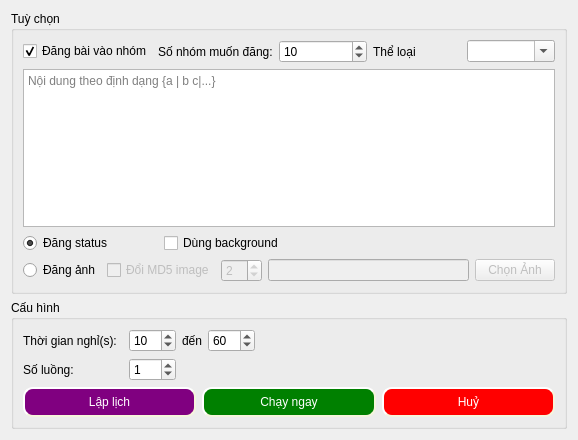
<?xml version="1.0" encoding="UTF-8"?>
<ui version="4.0">
 <class>Post</class>
 <widget class="QWidget" name="Post">
  <property name="geometry">
   <rect>
    <x>0</x>
    <y>0</y>
    <width>578</width>
    <height>440</height>
   </rect>
  </property>
  <property name="windowTitle">
   <string>Form</string>
  </property>
  <layout class="QVBoxLayout" name="verticalLayout_3">
   <item>
    <widget class="QGroupBox" name="group_option">
     <property name="title">
      <string>Tuỳ chọn</string>
     </property>
     <layout class="QVBoxLayout" name="verticalLayout">
      <item>
       <layout class="QHBoxLayout" name="horizontalLayout_3">
        <item>
         <widget class="QCheckBox" name="ckb_post_to_groups">
          <property name="enabled">
           <bool>true</bool>
          </property>
          <property name="text">
           <string>Đăng bài vào nhóm</string>
          </property>
          <property name="checked">
           <bool>true</bool>
          </property>
         </widget>
        </item>
        <item>
         <widget class="QLabel" name="label_3">
          <property name="text">
           <string>Số nhóm muốn đăng:</string>
          </property>
         </widget>
        </item>
        <item>
         <widget class="QSpinBox" name="sp_numposts">
          <property name="singleStep">
           <number>2</number>
          </property>
          <property name="value">
           <number>10</number>
          </property>
         </widget>
        </item>
        <item>
         <widget class="QLabel" name="label_4">
          <property name="text">
           <string>Thể loại</string>
          </property>
         </widget>
        </item>
        <item>
         <widget class="QComboBox" name="cb_group_type">
          <property name="editable">
           <bool>true</bool>
          </property>
         </widget>
        </item>
       </layout>
      </item>
      <item>
       <widget class="QTextEdit" name="txt_contents">
        <property name="maximumSize">
         <size>
          <width>16777215</width>
          <height>300</height>
         </size>
        </property>
        <property name="placeholderText">
         <string>Nội dung theo định dạng {a | b c|...}</string>
        </property>
       </widget>
      </item>
      <item>
       <layout class="QGridLayout" name="gridLayout_2">
        <item row="2" column="0">
         <widget class="QRadioButton" name="rb_image_enable">
          <property name="text">
           <string>Đăng ảnh</string>
          </property>
         </widget>
        </item>
        <item row="2" column="4">
         <widget class="QLineEdit" name="le_image_path">
          <property name="enabled">
           <bool>false</bool>
          </property>
         </widget>
        </item>
        <item row="0" column="0" colspan="2">
         <widget class="QRadioButton" name="rb_status">
          <property name="text">
           <string>Đăng status</string>
          </property>
          <property name="checked">
           <bool>true</bool>
          </property>
         </widget>
        </item>
        <item row="2" column="5">
         <widget class="QPushButton" name="btn_select_image">
          <property name="enabled">
           <bool>false</bool>
          </property>
          <property name="text">
           <string>Chọn Ảnh</string>
          </property>
         </widget>
        </item>
        <item row="2" column="1" colspan="2">
         <widget class="QCheckBox" name="chb_md5_enable">
          <property name="enabled">
           <bool>false</bool>
          </property>
          <property name="text">
           <string>Đổi MD5 image</string>
          </property>
         </widget>
        </item>
        <item row="0" column="2" colspan="3">
         <widget class="QCheckBox" name="chb_background_enable">
          <property name="text">
           <string>Dùng background</string>
          </property>
         </widget>
        </item>
        <item row="2" column="3">
         <widget class="QSpinBox" name="sp_image_count">
          <property name="enabled">
           <bool>false</bool>
          </property>
          <property name="minimumSize">
           <size>
            <width>40</width>
            <height>0</height>
           </size>
          </property>
          <property name="value">
           <number>2</number>
          </property>
         </widget>
        </item>
       </layout>
      </item>
     </layout>
    </widget>
   </item>
   <item>
    <widget class="QGroupBox" name="group_setting">
     <property name="title">
      <string>Cấu hình</string>
     </property>
     <layout class="QVBoxLayout" name="verticalLayout_2">
      <item>
       <layout class="QGridLayout" name="gridLayout" columnstretch="0,0,0,0,0">
        <property name="sizeConstraint">
         <enum>QLayout::SetDefaultConstraint</enum>
        </property>
        <property name="rightMargin">
         <number>300</number>
        </property>
        <property name="horizontalSpacing">
         <number>6</number>
        </property>
        <item row="0" column="0" colspan="2">
         <widget class="QLabel" name="label_2">
          <property name="maximumSize">
           <size>
            <width>100</width>
            <height>16777215</height>
           </size>
          </property>
          <property name="text">
           <string>Thời gian nghỉ(s):</string>
          </property>
         </widget>
        </item>
        <item row="0" column="2">
         <widget class="QSpinBox" name="sp_idle_from">
          <property name="maximumSize">
           <size>
            <width>100</width>
            <height>16777215</height>
           </size>
          </property>
          <property name="maximum">
           <number>999</number>
          </property>
          <property name="singleStep">
           <number>10</number>
          </property>
          <property name="value">
           <number>10</number>
          </property>
         </widget>
        </item>
        <item row="0" column="3">
         <widget class="QLabel" name="label_6">
          <property name="maximumSize">
           <size>
            <width>20</width>
            <height>16777215</height>
           </size>
          </property>
          <property name="text">
           <string>đến</string>
          </property>
         </widget>
        </item>
        <item row="0" column="4">
         <widget class="QSpinBox" name="sp_idle_to">
          <property name="maximumSize">
           <size>
            <width>100</width>
            <height>16777215</height>
           </size>
          </property>
          <property name="maximum">
           <number>999</number>
          </property>
          <property name="singleStep">
           <number>10</number>
          </property>
          <property name="value">
           <number>60</number>
          </property>
         </widget>
        </item>
        <item row="1" column="0">
         <widget class="QLabel" name="label_7">
          <property name="maximumSize">
           <size>
            <width>100</width>
            <height>16777215</height>
           </size>
          </property>
          <property name="text">
           <string>Số luồng:</string>
          </property>
         </widget>
        </item>
        <item row="1" column="2">
         <widget class="QSpinBox" name="sp_threads">
          <property name="maximumSize">
           <size>
            <width>100</width>
            <height>16777215</height>
           </size>
          </property>
          <property name="value">
           <number>1</number>
          </property>
         </widget>
        </item>
       </layout>
      </item>
      <item>
       <layout class="QHBoxLayout" name="horizontalLayout_4">
        <item>
         <widget class="QPushButton" name="btn_schedule">
          <property name="styleSheet">
           <string notr="true">    background-color: purple;
    border-style: outset;
    border-width: 2px;
    border-radius: 10px;
    border-color: beige;
    padding: 6px;
	color: white</string>
          </property>
          <property name="text">
           <string>Lập lịch</string>
          </property>
         </widget>
        </item>
        <item>
         <widget class="QPushButton" name="btn_runnow">
          <property name="styleSheet">
           <string notr="true">    background-color: green;
    border-style: outset;
    border-width: 2px;
    border-radius: 10px;
    border-color: beige;
    padding: 6px;
	color: white</string>
          </property>
          <property name="text">
           <string>Chạy ngay</string>
          </property>
         </widget>
        </item>
        <item>
         <widget class="QPushButton" name="btn_cancel">
          <property name="styleSheet">
           <string notr="true">    background-color: red;
    border-style: outset;
    border-width: 2px;
    border-radius: 10px;
    border-color: beige;
    padding: 6px;
	color: white</string>
          </property>
          <property name="text">
           <string>Huỷ</string>
          </property>
         </widget>
        </item>
       </layout>
      </item>
     </layout>
    </widget>
   </item>
  </layout>
 </widget>
 <resources/>
 <connections>
  <connection>
   <sender>rb_status</sender>
   <signal>toggled(bool)</signal>
   <receiver>chb_background_enable</receiver>
   <slot>setEnabled(bool)</slot>
   <hints>
    <hint type="sourcelabel">
     <x>68</x>
     <y>243</y>
    </hint>
    <hint type="destinationlabel">
     <x>179</x>
     <y>247</y>
    </hint>
   </hints>
  </connection>
  <connection>
   <sender>rb_image_enable</sender>
   <signal>toggled(bool)</signal>
   <receiver>chb_md5_enable</receiver>
   <slot>setEnabled(bool)</slot>
   <hints>
    <hint type="sourcelabel">
     <x>51</x>
     <y>280</y>
    </hint>
    <hint type="destinationlabel">
     <x>127</x>
     <y>282</y>
    </hint>
   </hints>
  </connection>
  <connection>
   <sender>rb_image_enable</sender>
   <signal>toggled(bool)</signal>
   <receiver>le_image_path</receiver>
   <slot>setEnabled(bool)</slot>
   <hints>
    <hint type="sourcelabel">
     <x>55</x>
     <y>269</y>
    </hint>
    <hint type="destinationlabel">
     <x>280</x>
     <y>271</y>
    </hint>
   </hints>
  </connection>
  <connection>
   <sender>rb_image_enable</sender>
   <signal>toggled(bool)</signal>
   <receiver>btn_select_image</receiver>
   <slot>setEnabled(bool)</slot>
   <hints>
    <hint type="sourcelabel">
     <x>57</x>
     <y>283</y>
    </hint>
    <hint type="destinationlabel">
     <x>507</x>
     <y>270</y>
    </hint>
   </hints>
  </connection>
  <connection>
   <sender>rb_image_enable</sender>
   <signal>toggled(bool)</signal>
   <receiver>sp_image_count</receiver>
   <slot>setEnabled(bool)</slot>
   <hints>
    <hint type="sourcelabel">
     <x>59</x>
     <y>278</y>
    </hint>
    <hint type="destinationlabel">
     <x>235</x>
     <y>270</y>
    </hint>
   </hints>
  </connection>
  <connection>
   <sender>btn_cancel</sender>
   <signal>clicked()</signal>
   <receiver>Post</receiver>
   <slot>close()</slot>
   <hints>
    <hint type="sourcelabel">
     <x>431</x>
     <y>405</y>
    </hint>
    <hint type="destinationlabel">
     <x>430</x>
     <y>433</y>
    </hint>
   </hints>
  </connection>
 </connections>
</ui>
